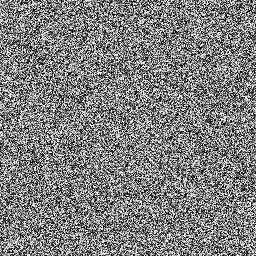
#> input picture images/encrypted/madrill2.png, 256 x 256 px, found by its file name
$ python hist.py
#> lines starting #> are read from the running program, lines starting #| are printed output that depends on the picture
import cv2
from matplotlib import pyplot as plt
img = cv2.imread('madrill2.png',0)
#> img is the input picture: shape (256, 256); min 0, max 255, mean 127.6

# alternative way to find histogram of an image
plt.hist(img.ravel(),255,[1,256])
plt.show()
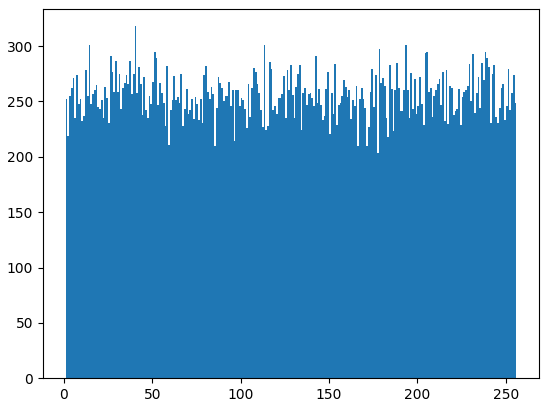
#> figure drawn by matplotlib, 1 panel; tallest bar 318 high, from x = 40 to 41

$ run again, with images/encrypted/madrill1.png copied over images/encrypted/madrill2.png
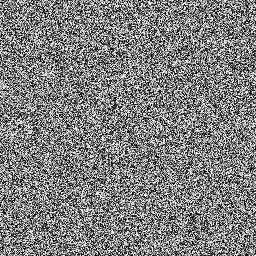
#> input picture images/encrypted/madrill1.png, 256 x 256 px, found by its file name
#> img is the input picture: shape (256, 256); min 0, max 255, mean 127.5
#> `plt.show()`:
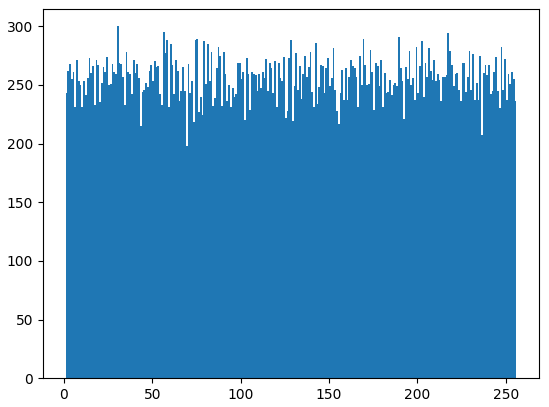
#> figure drawn by matplotlib, 1 panel; tallest bar 300 high, from x = 30 to 31

$ run again, with images/encrypted/cam1.jpg saved as images/encrypted/madrill2.png
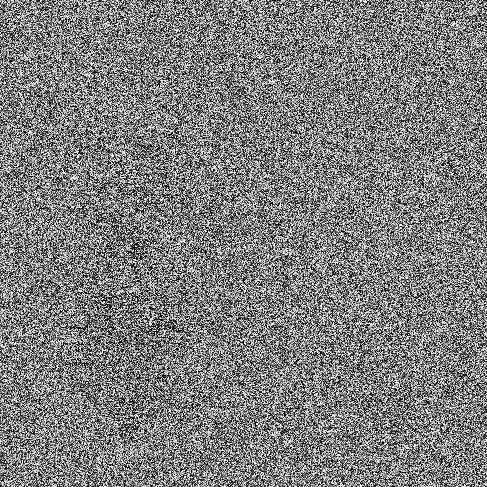
#> input picture images/encrypted/cam1.jpg, 487 x 487 px, found by its file name
#> img is the input picture: shape (487, 487); min 0, max 255, mean 126.7
#> `plt.show()`:
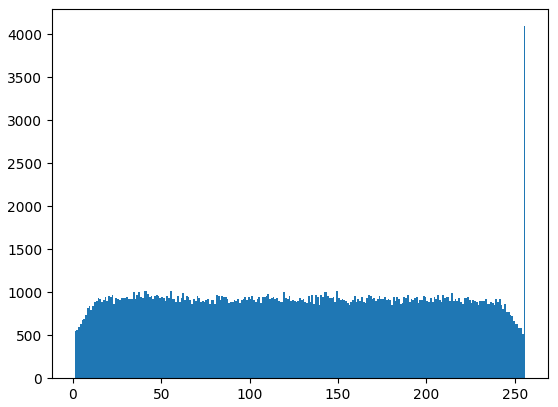
#> figure drawn by matplotlib, 1 panel; tallest bar 4095 high, from x = 255 to 256

$ run again, with images/encrypted/cam2.jpg saved as images/encrypted/madrill2.png
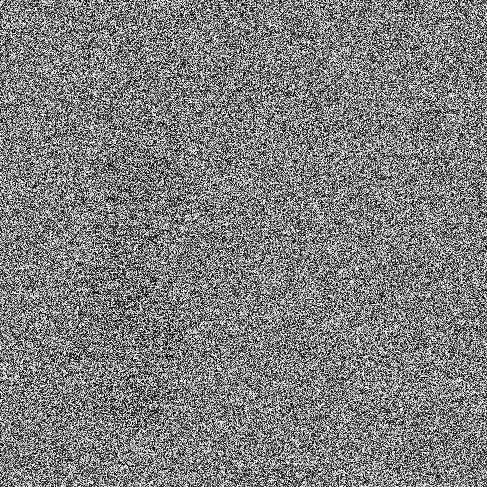
#> input picture images/encrypted/cam2.jpg, 487 x 487 px, found by its file name
#> img is the input picture: shape (487, 487); min 0, max 255, mean 126.4
#> `plt.show()`:
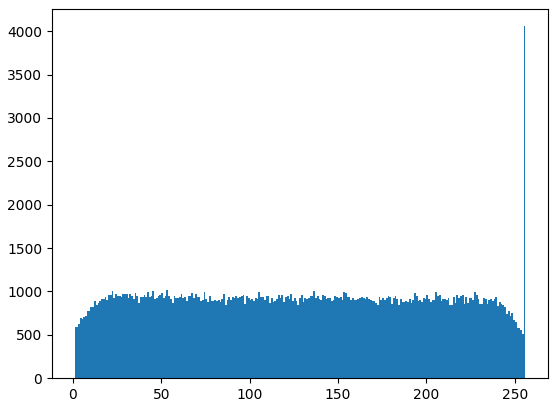
#> figure drawn by matplotlib, 1 panel; tallest bar 4058 high, from x = 255 to 256
